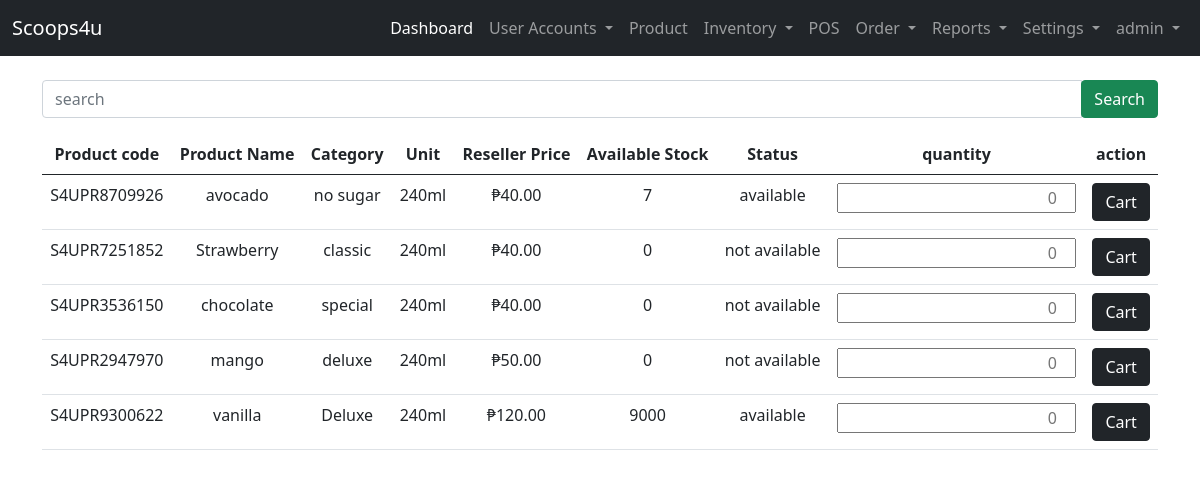
The page /reseller-site/cart/all-products/ (signed in) on the database its author committed.
### landing_page/models.py (models this page shows)
class User(AbstractUser):
    ROLE = ((" "," "),("admin","admin"),("staff","staff"),("reseller","reseller"),("rider","rider"))
    STAT = ((" "," "),("active","active"),("inactive","inactive"))
    role = models.CharField(max_length=50, null=True, default=None, choices=ROLE)
    status = models.CharField(max_length=50, null=True, default=None , choices=STAT)

### admin_site/models.py (models this page shows, shortened)
class Product(models.Model):
    STATUS = (("available","available"),("not available","not available"))
    product_code =  models.CharField(unique=True, max_length=200, verbose_name='Product Code')
    product_category =  models.CharField(max_length=200, verbose_name='Category')
    product_name=  models.CharField(max_length=200, verbose_name='Product Name')
    product_unit =  models.CharField(max_length=200, verbose_name='Unit')
    product_ResellerPrice =   models.BigIntegerField(null=True, verbose_name='Reseller Price')
    product_price =   models.BigIntegerField(null=True, verbose_name='Pos Price')
    product_stock =  models.BigIntegerField(null=True, verbose_name='Available Stock')
    product_status =  models.CharField(max_length=200, choices=STATUS, verbose_name='Status')

### reseller_site/views.py (the view)
# urls.py: path('cart/all-products/', views.all_products ,name='all_products'),
@login_required(login_url='landing_page:login')
def all_products(request):
    list_products = Product.objects.all()
    context = {'list_products':list_products}
    return render(request, 'reseller_site/cart/all-products.html', context)

### templates/reseller_site/cart/all-products.html (shortened to what this page needs)
{% extends 'admin_site/base.html' %}
{% block content %}
{% load humanize %}
<form action="{% url 'admin_site:search_product' %}" method="get" class="my-3 ">
    <div class="input-group">
        <input type="text" class="form-control" name="search" placeholder="search" required>
        <div class="input-group-append">
            <button class="btn btn-success">Search</button>
        </div>
    </div>
</form>
{% if list_products %}
<table class="table table-hover text-center">
    <thead>
        <tr>
            <th>Product code </th>
            <th>Product Name</th>
            <th>Category</th>
            <th>Unit</th>
            <th>Reseller Price</th>
            <th>Available Stock</th>
            <th>Status</th>
            <th>quantity</th>
            <th>action</th>
        </tr>
    </thead>
    <tbody>
        {% for list in list_products %}
        <tr>
            <td>{{ list.product_code }}</td>
            <td>{{ list.product_name }}</td>
            <td>{{ list.product_category }}</td>
            <td>{{ list.product_unit }}</td>
            <td>&#8369;{{ list.product_ResellerPrice|floatformat:2|intcomma  }}</td>
            <td>{{ list.product_stock }}</td>
            <td>{{ list.product_status }}</td>
        <form action="{% url 'reseller_site:cart_products' list.id %}" method="POST">
        <td><input type="number" name="quantity" style="text-align:right;" placeholder="0" required></td>
        <td><button class="btn btn-dark" type="submit" name="cart">Cart</button></td>
        </form>
        </tr>
        {% endfor %}
    </tbody>
</table>
{% endif %}
{% endblock content %}

### templates/admin_site/base.html (shortened to what this page needs)
{% load static %}
<!DOCTYPE html>
<html lang="en">
<head>
    <link href="https://cdn.jsdelivr.net/npm/bootstrap@5.0.2/dist/css/bootstrap.min.css" rel="stylesheet">
    <link rel="stylesheet" href="{% static 'css/sample.css' %}">
  </head>
<body>
  {% if user.role == "admin"%}
    <nav class="navbar navbar-expand-lg navbar-dark bg-dark">
        <div class="container-fluid">
          <a class="navbar-brand" href="#">Scoops4u</a>
          <div class="collapse navbar-collapse" id="navbarNavDropdown">
            <ul class="navbar-nav ms-auto mb-2 mb-lg-0">
              <li class="nav-item">
                <a class="nav-link active" aria-current="page" href="{% url 'admin_site:dashboard'%}">Dashboard</a>
              </li>
              <li class="nav-item dropdown">
                <a class="nav-link dropdown-toggle" href="#" id="navbarDropdownMenuLink" role="button" data-bs-toggle="dropdown" aria-expanded="false">
                  User Accounts
                </a>
              </li>
              <li class="nav-item">
                <a class="nav-link" href="{%url 'admin_site:list_product' %}">Product</a>
              </li>
              <li class="nav-item dropdown">
                <a class="nav-link dropdown-toggle" href="#" id="navbarDropdownMenuLink" role="button" data-bs-toggle="dropdown" aria-expanded="false">
                  Inventory
                </a>
              </li>
              <li class="nav-item">
                <a class="nav-link" href="{%url 'admin_site:pos' %}">POS</a>
              </li>
              <li class="nav-item dropdown">
                <a class="nav-link dropdown-toggle" href="#" id="navbarDropdownMenuLink" role="button" data-bs-toggle="dropdown" aria-expanded="false">
                  Order
                </a>
              </li>
              <li class="nav-item dropdown">
                <a class="nav-link dropdown-toggle" href="#" id="navbarDropdownMenuLink" role="button" data-bs-toggle="dropdown" aria-expanded="false">
                  Reports
                </a>
              </li>
              <li class="nav-item dropdown">
                <a class="nav-link dropdown-toggle" href="#" id="navbarDropdownMenuLink" role="button" data-bs-toggle="dropdown" aria-expanded="false">
                  Settings
                </a>
              </li>
              <li class="nav-item dropdown">
                <a class="nav-link dropdown-toggle" href="#" id="navbarDropdownMenuLink" role="button" data-bs-toggle="dropdown" aria-expanded="false">
                  {{ user }}
                </a>
              </li>
            </ul>
          </div>
        </div>
      </nav>
  {% endif %}
      <div class="container">
        <div class="row mt-2">
            <div class="col-lg-12">
                {% block content %}
                {% endblock content %}
            </div>
        </div>
      </div>
</body>
</html>

### rows shown on the page
User: username "admin"
Product: product_code "S4UPR8709926", product_name "avocado", product_category "no sugar", product_unit "240ml", product_ResellerPrice "40.00", product_stock "7", product_status "available"
Product: product_code "S4UPR7251852", product_name "Strawberry", product_category "classic", product_unit "240ml", product_ResellerPrice "40.00", product_stock "0", product_status "not available"
Product: product_code "S4UPR3536150", product_name "chocolate", product_category "special", product_unit "240ml", product_ResellerPrice "40.00", product_stock "0", product_status "not available"
Product: product_code "S4UPR2947970", product_name "mango", product_category "deluxe", product_unit "240ml", product_ResellerPrice "50.00", product_stock "0", product_status "not available"
Product: product_code "S4UPR9300622", product_name "vanilla", product_category "Deluxe", product_unit "240ml", product_ResellerPrice "120.00", product_stock "9000", product_status "available"
